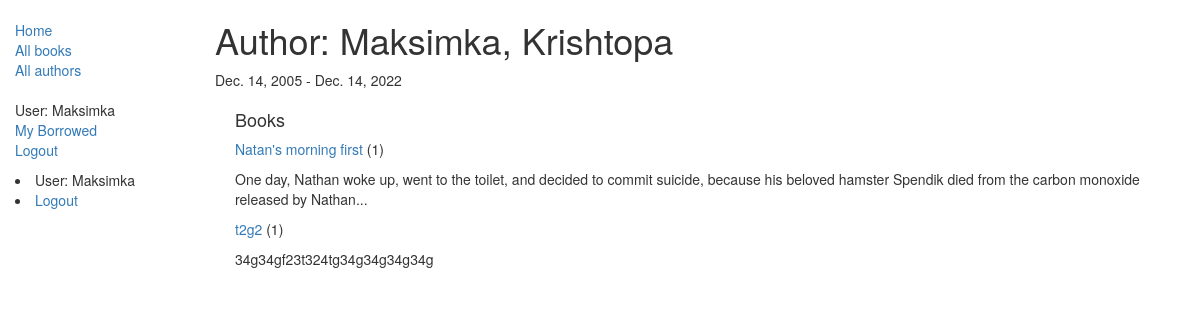
The page /catalog/author/1 (signed in) on the database its author committed.
### catalog/models.py (models this page shows, shortened)
class Author(models.Model):
    first_name = models.CharField(max_length=100)
    last_name = models.CharField(max_length=100)
    date_of_birth = models.DateField(null=True, blank=True)
    date_of_death = models.DateField('Died', null=True, blank=True)

class Book(models.Model):
    title = models.CharField(max_length=200)
    author = models.ForeignKey('Author', on_delete=models.SET_NULL, null=True)
    summary = models.TextField(max_length=1000, help_text="Enter a brief description of the book")
    isbn = models.CharField('ISBN', max_length=13,
                            help_text='13 Character <a href="https://www.isbn-international.org/content/what-isbn'
                                      '">ISBN number</a>')
    genre = models.ManyToManyField(Genre, help_text="Select a genre for this book")
    def display_genre(self):
        """
        Creates a string for the Genre. This is required to display genre in Admin.
        """
        return ', '.join([genre.name for genre in self.genre.all()[:3]])
    display_genre.short_description = 'Genre'

### catalog/views.py (the view)
# urls.py: path('author/<int:pk>', views.AuthorDetailView.as_view(), name='author-detail'),
class AuthorDetailView(generic.DetailView):
    model = Author

### catalog/templates/catalog/author_detail.html
{% extends "base_generic.html" %}
{% block content %}
<h1>Author: {{ author.first_name }}, {{ author.last_name }}</h1>
<p>{{author.date_of_birth}} - {{author.date_of_death}}</p>
<div style="margin-left:20px;margin-top:20px">
<h4>Books</h4>
{% for book in author.book_set.all %}
<p><a href="{% url 'book-detail' book.pk%}">{{book.title}}</a> ({{book.bookinstance_set.all.count}})</p>
<p>{{book.summary}}</p>
{% endfor %}
</div>
{% endblock %}

### catalog/templates/base_generic.html (shortened to what this page needs)
<!doctype html>
<html lang="en">
  <head>
    <link
      rel="stylesheet"
      href="https://maxcdn.bootstrapcdn.com/bootstrap/3.3.7/css/bootstrap.min.css" />
    {% load static %}
    <link rel="stylesheet" href="{% static 'css/styles.css' %}" />
  </head>
  <body>
    <div class="container-fluid">
      <div class="row">
        <div class="col-sm-2">
          {% block sidebar %}
            <ul class="sidebar-nav">
              <li><a href="{% url 'index' %}">Home</a></li>
              <li><a href="{% url 'books' %}">All books</a></li>
              <li><a href="{% url 'authors' %}">All authors</a></li>
                <ul class="sidebar-nav">
               {% if user.is_authenticated %}
               <li>User: {{ user.get_username }}</li>
               <li><a href="{% url 'my-borrowed' %}">My Borrowed</a></li>
               <li><a href="{% url 'logout'%}?next={{request.path}}">Logout</a></li>
               {% else %}
               <li><a href="{% url 'login'%}?next={{request.path}}">Login</a></li>
               {% endif %}
             </ul>
            </ul>
              {% if user.is_authenticated %}
     <li>User: {{ user.get_username }}</li>
     <li><a href="{% url 'logout'%}?next={{request.path}}">Logout</a></li>
   {% else %}
     <li><a href="{% url 'login'%}?next={{request.path}}">Login</a></li>
   {% endif %}
          {% endblock %}
        </div>
        <div class="col-sm-10 ">{% block content %}{% endblock %}
        </div>
      </div>
    </div>
  </body>
</html>

### catalog/static/css/styles.css (style rules this page uses)
.sidebar-nav { margin-top: 20px; padding: 0; list-style: none; }

### rows shown on the page
Author: first_name "Maksimka", last_name "Krishtopa", date_of_birth "Dec. 14, 2005", date_of_death "Dec. 14, 2022"
Book: title "Natan's morning first", bookinstance_set.all.count "1", summary "One day, Nathan woke up, went to the toilet, and decided to commit suicide, because his beloved hamster Spendik died from the carbon monoxide released by Nathan..."
Book: title "t2g2", bookinstance_set.all.count "1", summary "34g34gf23t324tg34g34g34g34g"

### other values the page prints
{{ user.get_username }} "Maksimka"
